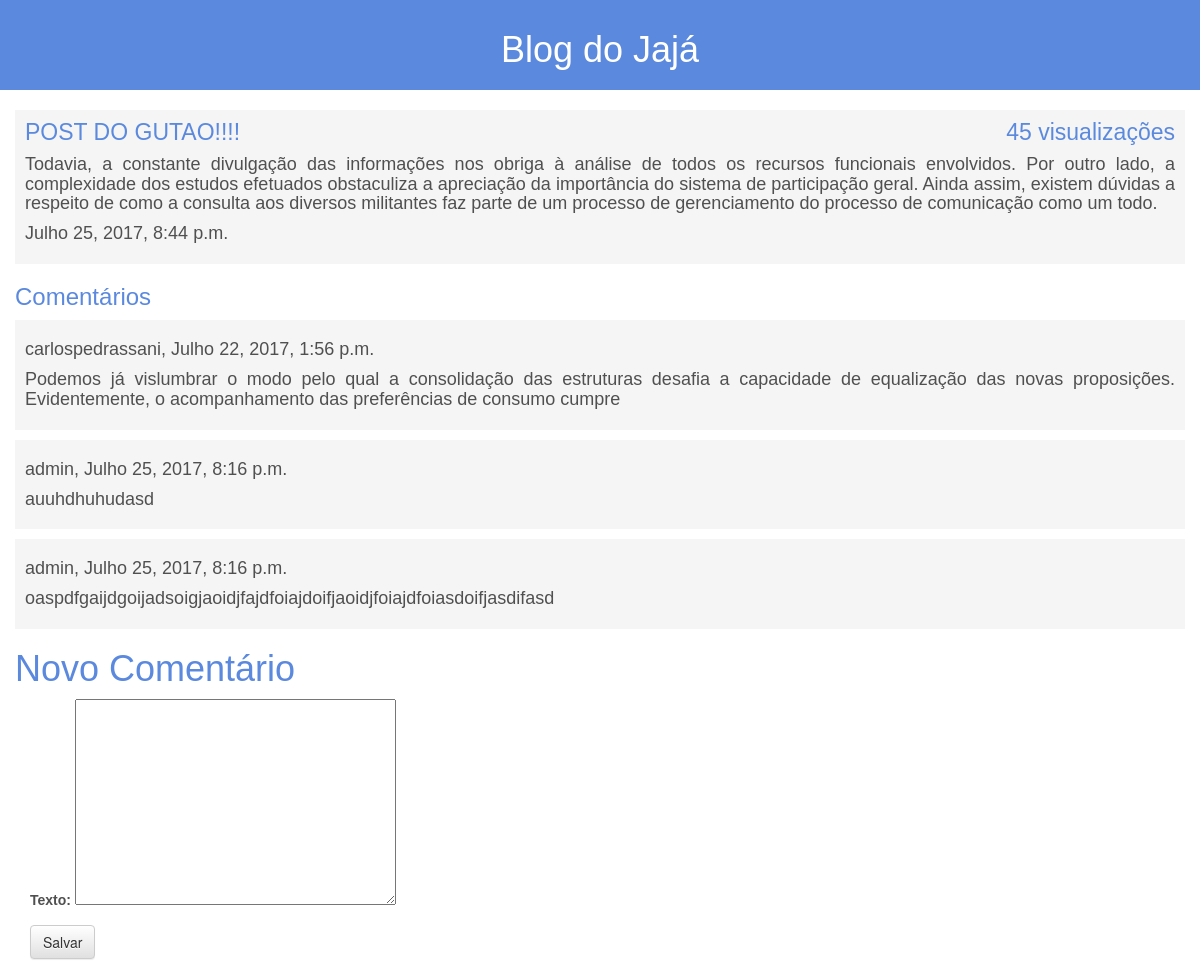
The app's page /post/2/ (signed in) with its own data.
### blog/models.py (models this page shows, shortened)
class Post(models.Model):
    titulo = models.CharField(max_length=200)
    texto = models.TextField()
    data_criacao = models.DateTimeField(default=timezone.now)
    data_publicacao = models.DateTimeField(null=True, blank=True)
    autor = models.ForeignKey('auth.User')
    visualizacoes = models.IntegerField(default=0)

class Comentario(models.Model):
    texto = models.TextField()
    data_publicacao = models.DateTimeField(default=timezone.now)
    autor = models.ForeignKey('auth.User')
    post = models.ForeignKey('Post')

### blog/views.py (the view)
# urls.py: url(r'^post/(?P<pk>[0-9]+)/$', views.post_detail),
def post_detail(request, pk):
    if request.user.id is None:
        return redirect(logar)
    post = Post.objects.get(id=pk)
    comentarios = Comentario.objects.filter(post=post)
    form = formComentario()
    if request.method == 'POST':
        form = formComentario(request.POST)
        if form.is_valid():
            comentario = form.save(commit=False)
            comentario.autor = request.user
            comentario.data = timezone.now()
            comentario.post = Post.objects.get(id=pk)
            comentario.save()
            return redirect(post_detail, pk=pk)
    else:
        post = Post.objects.get(id=pk)
        post.visualizacoes = post.visualizacoes + 1
        post.save()
        comentarios = Comentario.objects.filter(post=post).order_by('data_publicacao')
        form = formComentario()
    return render(request, 'post_detail.html', {'post' : post, 'comentarios' : comentarios, 'form' : form})

### blog/forms.py
class formComentario(forms.ModelForm):
    class Meta:
        model = Comentario
        fields = ('texto',)

### blog/templates/post_detail.html (shortened to what this page needs)
{% load staticfiles %}
<html>
<head>
    <link rel="stylesheet" href="{% static 'css/blog.css' %}">
    <link rel="stylesheet" href="//maxcdn.bootstrapcdn.com/bootstrap/3.2.0/css/bootstrap.min.css">
    <link rel="stylesheet" href="//maxcdn.bootstrapcdn.com/bootstrap/3.2.0/css/bootstrap-theme.min.css">
</head>
<body>
    <div class="post-header col-sm-12">
        <h1><a href="/">Blog do Jajá</a></h1>
    </div>
    <div class="content col-sm-12">
        <div class="post">
            <div class="post-detail">
                <h1><a href="">{{ post.titulo }}</a><a style="float: right;">{{ post.visualizacoes }} visualizações</a></h1>
                <div class="textoPost texto" align="justify"><h4>{{ post.texto|linebreaksbr }}</h4></div>
                <div class="dataPost date">
                    <h4>{{ post.data_publicacao }}</h4>
                </div>
            </div>
        </div>
    </div>
    <div class="content col-sm-12">
        <div class="comentario">
            <h3>Comentários</h3>
            {% for comentario in comentarios %}
                <div class="comentario-list">
                    <div class="dataComentario date"><h4>{{ comentario.autor}},&nbsp;{{ comentario.data_publicacao }}</h4></div>
                    <div class="texto" align="justify"><h4>{{ comentario.texto }}</h4></div>
                </div>
            {% endfor %}
        </div>
        <h1>Novo Comentário</h1>
        <div class="content container">
            <div class="row">
                <div class="col-sm-12">
                    <form method="POST" class="form-row form-group">
                        {{ form.as_p }}
                        <button type="submit" class="save btn btn-default">Salvar</button>
                    </form>
                </div>
            </div>
        </div>
    </div>
</body>
</html>

### blog/static/css/blog.css (style rules this page uses)
h1 a { color: rgb(91, 137, 222); font-family: sans-serif; }
.content h1 { font-family: sans-serif; color: rgb(91, 137, 222); }
.post-header h1 a { color: white; }
.post-header { background-color: rgb(91, 137, 222); margin-top: 0; padding: 10px 20px 10px 20px; text-align: center; margin-bottom: 20px; }
.post h1 a { font-size: 23px; }
.texto { color: rgb(80, 80, 80); font-family: sans-serif; }
.date { color: rgb(80, 80, 80); font-family: sans-serif; }
.comentario { color: rgb(80, 80, 80); font-family: sans-serif; }
label { color: rgb(80, 80, 80); font-family: sans-serif; }
.comentario-list { background-color: whitesmoke; padding: 10px; margin-bottom: 10px; }
.post-detail { background-color: whitesmoke; padding: 10px; }
.post-detail h1 { margin-top: 0px; }
h3 { color: rgb(91, 137, 222) !important; }

### records on screen
Post: titulo "POST DO GUTAO!!!!", visualizacoes "45", texto "Todavia, a constante divulgação das informações nos obriga à análise de todos os recursos funcionais envolvidos. Por outro lado, a complexidade dos estudos efetuados obstaculiza a apreciação da importância do sistema de participação geral. Ainda assim, existem dúvidas a respeito de como a consulta aos diversos militantes faz parte de um processo de gerenciamento do processo de comunicação como um todo.", data_publicacao "Julho 25, 2017, 8:44 p.m."
Comentario: autor "carlospedrassani", data_publicacao "Julho 22, 2017, 1:56 p.m.", texto "Podemos já vislumbrar o modo pelo qual a consolidação das estruturas desafia a capacidade de equalização das novas proposições. Evidentemente, o acompanhamento das preferências de consumo cumpre"
Comentario: autor "admin", data_publicacao "Julho 25, 2017, 8:16 p.m.", texto "auuhdhuhudasd"
Comentario: autor "admin", data_publicacao "Julho 25, 2017, 8:16 p.m.", texto "oaspdfgaijdgoijadsoigjaoidjfajdfoiajdoifjaoidjfoiajdfoiasdoifjasdifasd"
